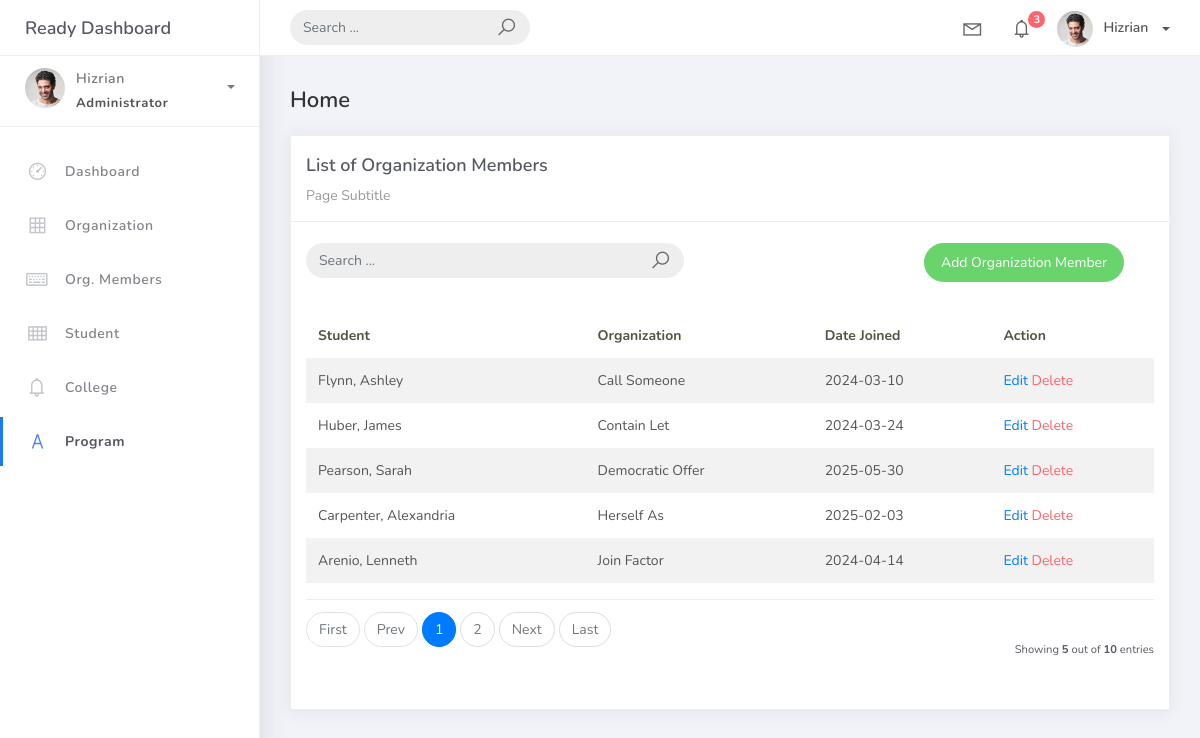
The app's page /organization_member_list with its own data.
### studentorg/models.py (models this page shows)
class BaseModel(models.Model):
    created_at = models.DateTimeField(auto_now_add=True, db_index=True)
    updated_at = models.DateTimeField(auto_now=True)
    class Meta:
        abstract = True

class OrgMember(BaseModel):
    student = models.ForeignKey(Student, on_delete=models.CASCADE)
    organization = models.ForeignKey(Organization, on_delete=models.CASCADE)
    date_joined = models.DateField()

class Student(BaseModel):
    student_id = models.CharField(max_length=15)
    lastname = models.CharField(max_length=25)
    firstname = models.CharField(max_length=25)
    middlename = models.CharField(max_length=25, blank=True, null=True)
    program = models.ForeignKey(Program, on_delete=models.CASCADE)
    def __str__(self):
        return f"{self.lastname}, {self.firstname}"

class Organization(BaseModel):
    name = models.CharField(max_length=250)
    college = models.ForeignKey(College, null=True, blank=True, on_delete=models.CASCADE)
    description = models.CharField(max_length=500)
    def __str__(self):
        return self.name

### studentorg/views.py (the view)
# urls.py: path('organization_member_list', OrganizationMemberList.as_view(), name='organization-member-list'),
class OrganizationMemberList(ListView):
    model = OrgMember
    context_object_name = 'organization_members'
    template_name = 'orgmember_list.html'
    paginate_by = 5
    ordering = ["organization__name","student__lastname"]
    def get_queryset(self):
        qs = super().get_queryset()
        query = self.request.GET.get("q")
        if query:
            qs = qs.filter(
            Q(organization__name__icontains=query) |
            Q(student__lastname__icontains=query) |
            Q(student__firstname__icontains=query)
        )
        return qs
    def get_ordering(self):
        allowed = ["organization__name", "student__lastname", "date_joined"]
        sort_by = self.request.GET.get("sort_by")
        if sort_by in allowed:
            return sort_by
        return "organization__name"

### templates/orgmember_list.html
{% extends 'base.html' %}
{% load static %}
{% block content %}
<div class="content">
  <div class="container-fluid">
    <h4 class="page-title">Home</h4>
    <div class="row">
      <div class="col-md-12">
        <div class="card">
          <div class="card-header">
            <div class="card-title">List of Organization Members</div>
            <div class="card-category">Page Subtitle</div>
          </div>
          <br />
<div class="col-md-12 row">
  <div class="col-md-6">
    <form class="navbar-left navbar-form nav-search mr-md-3" action="">
      <div class="input-group">
        <input type="text" placeholder="Search ..." class="form-control" />
        <div class="input-group-append">
          <span class="input-group-text">
            <i class="la la-search search-icon"></i>
          </span>
        </div>
      </div>
    </form>
  </div>
  <div class="col-md-6">
    <div class="pull-right">
      <a href="{% url 'organization-member-add' %}" class="btn btn-success btn-rounded">Add Organization Member</a>
    </div>
  </div>
</div>
<div class="card-body">
            <table class="table table-striped mt-3">
              <thead>
                <tr>
                  <th scope="col">Student</th>
                  <th scope="col">Organization</th>
                  <th scope="col">Date Joined</th>
                  <th scope="col">Action</th>
                </tr>
              </thead>
              <tbody>
                {% for object in object_list %}
                <tr>
                  <td>{{ object.student }}</td>
                  <td>{{ object.organization }}</td>
                  <td>{{ object.date_joined|date:"Y-m-d" }}</td>
                  <td>
                    <a href="organization_member_list/{{ object.id }}">Edit</a>
                    <a href="organization_member_list/{{ object.id }}/delete" class="text-danger">Delete</a>
                </td>
                </tr>
                {% empty %}
                <tr>
                  <td colspan="4" style="text-align: center">
                    <p class="text-sm font-weight-bold mb-0">No Records Found</p>
                  </td>
                </tr>
                {% endfor %}
              </tbody>
            </table>
            {% include 'includes/pagination.html' %}
          </div>
        </div>
      </div>
    </div>
  </div>
</div>
{% endblock %}

### records on screen
OrgMember: student "Flynn, Ashley", organization "Call Someone", date_joined "2024-03-10"
OrgMember: student "Huber, James", organization "Contain Let", date_joined "2024-03-24"
OrgMember: student "Pearson, Sarah", organization "Democratic Offer", date_joined "2025-05-30"
OrgMember: student "Carpenter, Alexandria", organization "Herself As", date_joined "2025-02-03"
OrgMember: student "Arenio, Lenneth", organization "Join Factor", date_joined "2024-04-14"

### other values on screen
{{ page_num }} "1"
{{ page_num }} "2"
{{ object_list.count }} "5"
{{ paginator.count }} "10"
